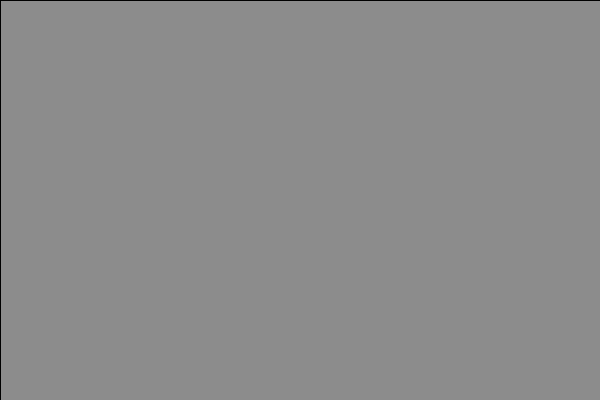
Frame 1 (no input)
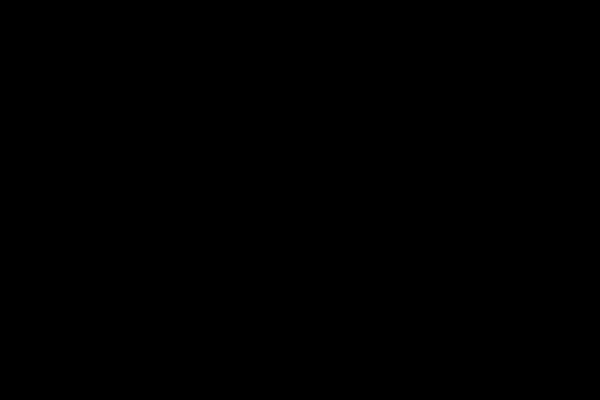
Frame 60 (the mouse pressed at the canvas centre just before this capture)
Frame 120 (the mouse held since frame 60 and released just before this capture): identical to frame 60, image omitted

The Processing sketch that drew these frames (run headless with seeded random() and noise(); from frame 60 on, the mouse is pressed at the canvas centre):

// Processing sketch: CircleObjects
// ── CircleObjects.pde
//whenever the user clicks the screen, 
//create 100 circles in that location.
//when the user right clicks, remove all arrays

//ArrayLists are dynamic & you can add/remove items

import java.util.ArrayList;

ArrayList<Circle> circles;

void setup() {
  size(600, 400);
  circles = new ArrayList<Circle>();
  smooth();

  //  circles.add(new Circle());
  //  circles.add(new Circle());
}

void draw() {
  fill(0, 80);
  rect(0, 0, width, height);

  for (Circle i : circles) {
    i.update();
    i.display();
  }
}

void mousePressed() {
  if (mouseButton == LEFT) {
    for (int i = 0; i < 1000; i++)
      circles.add(new Circle(mouseX, mouseY));
  println(circles.size());  
}
  
  
  else {
    circles.clear();
  }
}


  // *************** DON'T CHANGE THIS!  *****************
  // INSTEAD, CREATE Circle OBJECTS IN THE ABOVE CODE.
  // A lot of credit for this code goes to Daniel Shiffman,
  // from his book, "The Nature of Code".
  // Defines the Circle class.  Don't modify this code.
  // (Or, modify it after you leave class.)
  class Circle {
    float rad;
    PVector location;
    PVector velocity;
    PVector acceleration;
    color col;

    // Constructs a circle with a random size,
    // initialy located in the center of the screen
    Circle() {
      rad = random(12);
      col = color(random(256), random(256), random(256));
      // These floats aren't used, but could be used
      // to define the starting location of the circle
      //float x = rad + .1 + random(width - 2 * rad - .2);
      //float y = rad + .1 + random(height - 2 * rad - .2);
      location = new PVector(width/2, height/2);
      velocity = new PVector(random(-7, 7), random(-7, 2));
      acceleration = new PVector(0, .05 + random(.1));
    }

    // Constructs a circle in a specified location, with
    // a random size.
    Circle(float x, float y) {
      rad = random(5);
      col = color(random(256), random(256), random(256));
      location = new PVector(x, y);
      velocity = new PVector(random(20), random(5));
      acceleration = new PVector(0, 0.1);
    }

    // Adjust the velocity and location
    void update() {
      location.add(velocity);
      velocity.add(acceleration);
      checkEdges();
    }

    // Check for collisions:
    void checkEdges() {
      if ((location.x >= width - rad - .1 && velocity.x > 0) || 
        (location.x <= rad && velocity.x < 0)) {
        velocity.x *= -1;
      }
      if ((location.y >= height - rad - .1 && velocity.y > 0) || 
        (location.y <= rad && velocity.y < 0)) 
        velocity.y *= -1;
    }

    // Display the circle
    void display() {
      noStroke();
      fill(col);
      ellipse(location.x, location.y, 2*rad, 2*rad);
    }
  }
